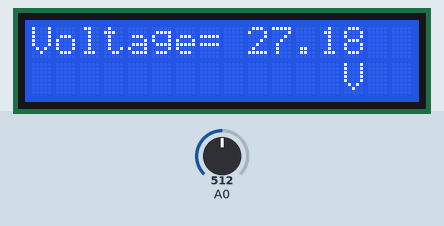
Bench run of a sketch on a simulated Arduino Uno, built with avr-gcc and run on an emulated ATmega328P. Shown: 16×2 character LCD. Inputs (shaded band) come from the test bench; at power-on: A0 = 512.

Above: at 3.2 s.
3.3 s: A0 set to 207
At 4.8 s:
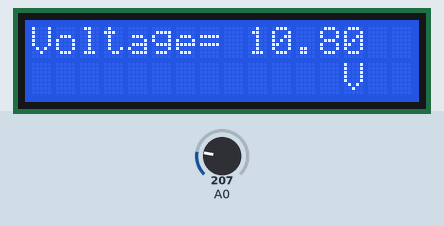
6.3 s: A0 set to 185
At 7.4 s:
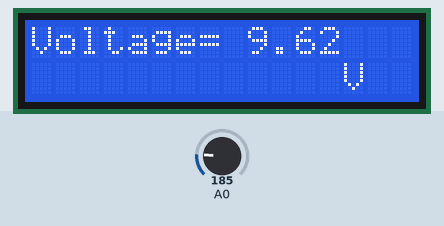
7.8 s: A0 set to 122
At 8.4 s:
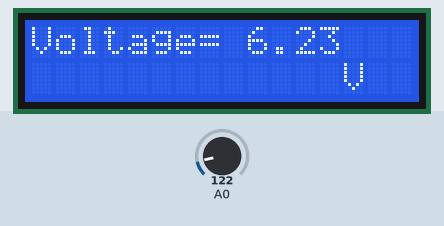
9.3 s: A0 set to 7
At 10.5 s:
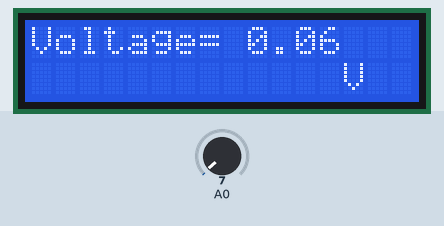
10.8 s: A0 set to 4
At 11.6 s:
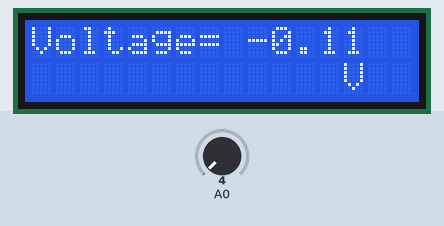
Timing chart, 0 to 13.8 s (numbered marks = the images above; inputs shaded):
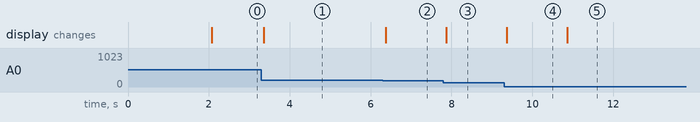

The sketch:

dvm.ino
```cpp
/*

  The circuit:
 * LCD RS pin to digital pin 12
 * LCD Enable pin to digital pin 11
 * LCD D4 pin to digital pin 5
 * LCD D5 pin to digital pin 4
 * LCD D6 pin to digital pin 3
 * LCD D7 pin to digital pin 2
 * LCD R/W pin to ground
 * LCD VSS pin to ground
 * LCD VCC pin to 5V
 * 10K resistor:
 * ends to +5V and ground
 * wiper to LCD VO pin (pin 3)

*/

// include the library code:
#include <LiquidCrystal.h>


float voltage = 0.0;
float temp=0.0;
int analog_value;

// initialize the library with the numbers of the interface pins
LiquidCrystal lcd(12, 11, 5, 4, 3, 2);

void setup() {

   lcd.begin(16, 2);
   lcd.setCursor (0,0);
   lcd.print(" Arduino based ");
   lcd.setCursor(0,1);
   lcd.print("Digital Voltmeter");
delay(2000);

}

void loop() {

 analog_value = analogRead(A0);
   temp = (analog_value * 5.0) / 1024.0;

   voltage = temp/(0.0909);
   if (voltage < 0.1)
   {
     voltage=0.0;
   }
    lcd.clear();
    lcd.setCursor(0, 0);
    lcd.print("Voltage= ");
    lcd.print((voltage)-.32);
    lcd.setCursor(13,1);
    lcd.print("V");
    delay(30);
}
```

Measured:
- after the input at 3.3 s, the display: changes after 0.06 s (image 1)
- after the input at 6.3 s, the display: changes after 0.07 s (image 2)
- after the input at 7.8 s, the display: changes after 0.07 s (image 3)
- after the input at 9.3 s, the display: changes after 0.06 s (image 4)
- after the input at 10.8 s, the display: changes after 0.06 s (image 5)
